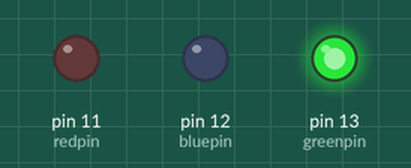
A sketch run on a simulated Arduino Uno, built with avr-gcc and run on an emulated ATmega328P. On the bench: output pins drawn as LEDs (lit = HIGH).

Above: at 0.1 s.
Timing chart, 0 to 1.6 s (numbered marks = the images above):
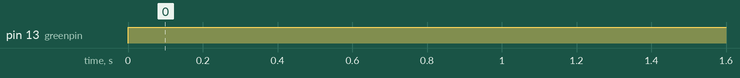

Measured:
- by itself, pin 13 (greenpin): LOW → HIGH at 0.00 s

The sketch:

led.ino
```cpp
//KY016 3-color LED module
int redpin = 11; // select the pin for the red LED
int bluepin = 12; // select the pin for the blue LED
int greenpin = 13;// select the pin for the green LED
int val;
void setup () {
  pinMode (redpin, OUTPUT);
  pinMode (bluepin, OUTPUT);
  pinMode (greenpin, OUTPUT);
  Serial.begin (9600);
}
void loop ()
{
  analogWrite (11, 0);
  analogWrite (12, 0);
  analogWrite (13, 255);

}
```
